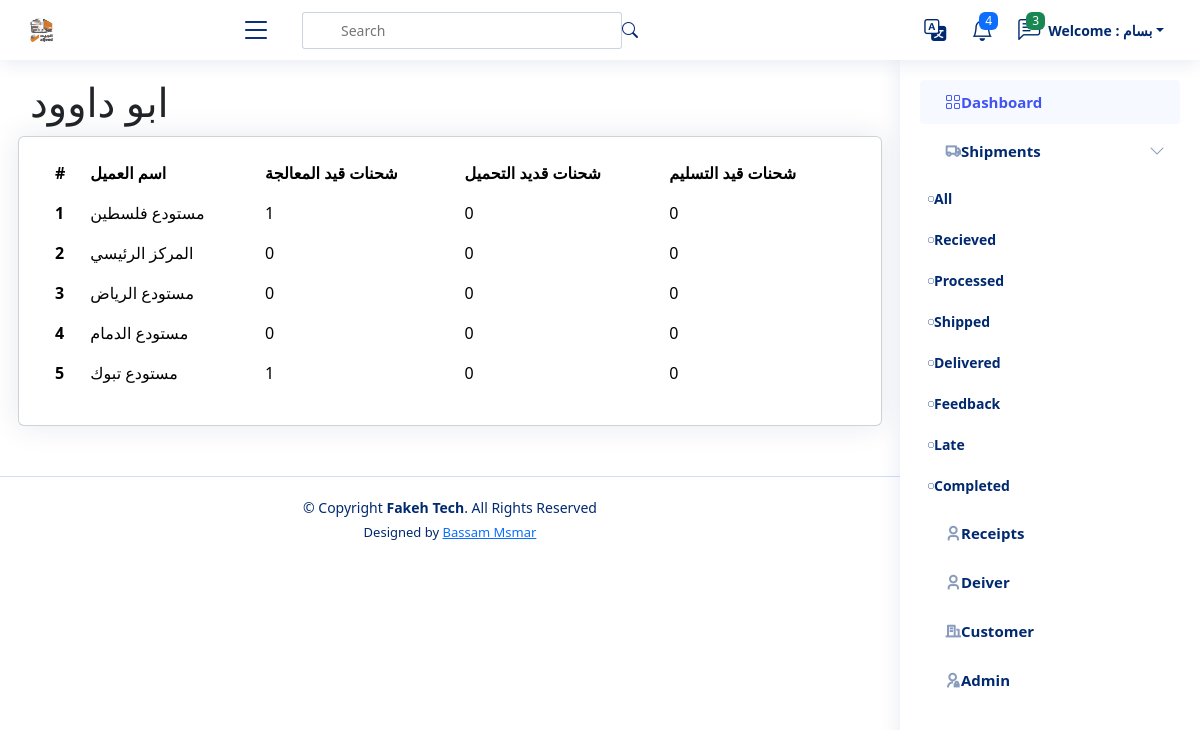
The app's page /customer/1/ (signed in) with its own data.
### settings/models.py (models this page shows, shortened)
class Company(models.Model):
    name = models.CharField(_("Company Name"), max_length=100)
    logo = models.ImageField(_("Company Logo"), upload_to='company')
    cover = models.ImageField(_("Company Cover"), upload_to='company', null=True, blank=True)
    subtitle = models.TextField(_("Subtitle"), max_length=500)
    facebool_link = models.URLField(_("Facebool_link"), max_length=200, null=True, blank=True)
    twitter_link = models.URLField(_("Twitter_link"), max_length=200, null=True, blank=True)
    youtube_link = models.URLField(_("Youtube_link"), max_length=200, null=True, blank=True)
    phone = models.IntegerField(_("Company Phone"), null=True, blank=True)
    email = models.EmailField(_("Company Email"), max_length=500, null=True, blank=True)
    address = models.TextField(_("Company Address"), max_length=500, null=True, blank=True)
    android_app = models.URLField(_("Android app"), max_length=200, null=True, blank=True)
    ios_app = models.URLField(_("ios app"), max_length=200, null=True, blank=True)
    call_us = models.IntegerField(_("call us"), null=True, blank=True)
    email_us = models.EmailField(_("email us"), max_length=100, null=True, blank=True)

### customers/models.py (models this page shows, shortened)
class Customers(models.Model):
    name = models.CharField(max_length=255)
    def __str__(self):
        return self.name

class Branch(models.Model):
    customers = models.ForeignKey(Customers, related_name='branch_customers', on_delete=models.CASCADE)
    name = models.CharField(_("Name"),max_length=255)
    city = models.CharField(_("City"),max_length=255)

### customers/views.py (the view)
# urls.py: path('<int:pk>/', CustomersDetail.as_view(), name='customer_detail'),
class CustomersDetail(DetailView):
    model = Customers

### templates/customers/customers_detail.html (shortened to what this page needs)
{% extends 'base.html' %}
{% load static %}
{% block body %}
<main id="main" class="main">
    <div class="col-lg-12">
        <div class="row">
                    <h1>{{object}}</h1>
                <div class="card recent-sales overflow-auto">
                    <div class="card-body">
                        <table class="table table-borderless datatable  table-hover">
                            <thead>
                                <tr>
                                    <th scope="col">#</th>
                                    <th scope="col">اسم العميل </th>
                                    <th scope="col"> شحنات قيد المعالجة</th>
                                    <th scope="col"> شحنات قديد التحميل </th>
                                    <th scope="col"> شحنات قيد التسليم </th>
                                </tr>
                            </thead>
                            <tbody>
                                {% for customer in object.branch_customers.all %}
                                <tr>
                                    <th scope="row">{{ forloop.counter }}</th>
                                    <td><a class="text-reset text-decoration-none" href="#">{{ customer.name }}</a></td>
                                    <td>{{ customer.shipments_company.all.count }}</td>
                                    <td>0</td>
                                    <td>0</td>
                                </tr>
                                {% endfor %}
                            </tbody>
                        </table>
                    </div>
                </div>
            </div>
        </div>
</main>
{% endblock %}

### templates/base.html (shortened to what this page needs)
{% load static %}
{% load i18n %}
{% get_current_language as LANGUAGE_CODE %}
<!DOCTYPE html>
<html lang="en"  {% if LANGUAGE_CODE == 'ar' %} dir="rtl" {% endif %} >
<head>
  <link rel="stylesheet" href="{% static 'style.css' %} ">
  {% if LANGUAGE_CODE == 'en' %}
    <link href="{% static 'en/vendor/bootstrap/css/bootstrap.min.css' %} " rel="stylesheet">
    <link href="{% static 'en/vendor/bootstrap-icons/bootstrap-icons.css' %} " rel="stylesheet">
    <link href="{% static 'en/vendor/boxicons/css/boxicons.min.css' %} " rel="stylesheet">
    <link href="{% static 'en/vendor/quill/quill.snow.css' %} " rel="stylesheet">
    <link href="{% static 'en/vendor/quill/quill.bubble.css' %} " rel="stylesheet">
    <link href="{% static 'en/vendor/remixicon/remixicon.css' %} " rel="stylesheet">
    <link href="{% static 'en/vendor/simple-datatables/style.css' %} " rel="stylesheet">
  {% endif %}
</head>
<body>
  {% if request.user.is_authenticated %}
  <header id="header" class="header fixed-top d-flex align-items-center">
    <div class="d-flex align-items-center justify-content-between">
      <a href="/" class="logo d-flex align-items-center">
        <img src="{{ company_data.logo.url }} " alt="ألجيد">
      </a>
      <i class="bi bi-list toggle-sidebar-btn"></i>
    </div>
    <div class="search-bar">
      <form class="search-form d-flex align-items-center" method="POST" action="#">
        <input type="text" name="query" placeholder="Search" title="Enter search keyword">
        <button type="submit" title="Search"><i class="bi bi-search"></i></button>
      </form>
    </div>
    <nav class="header-nav ms-auto">
      <ul class="d-flex align-items-center">
        <li class="nav-item dropdown">
          <a class="nav-link nav-icon" href="#" data-bs-toggle="dropdown">
            <i class="bi bi-translate"></i>
          </a>
                {% get_current_language as LANGUAGE_CODE %}
                {% get_available_languages as LANGUAGES %}
                {% get_language_info_list for LANGUAGES as languages %}
        </li>
        <li class="nav-item dropdown">
          <a class="nav-link nav-icon" href="#" data-bs-toggle="dropdown">
            <i class="bi bi-bell"></i>
            <span class="badge bg-primary badge-number">4</span>
          </a>
        </li>
        <li class="nav-item dropdown">
          <a class="nav-link nav-icon" href="#" data-bs-toggle="dropdown">
            <i class="bi bi-chat-left-text"></i>
            <span class="badge bg-success badge-number">3</span>
          </a>
        </li>
        {% if request.user.is_authenticated %}
        <li class="nav-item dropdown pe-3">
          <a class="nav-link nav-profile d-flex align-items-center pe-0" href="#" data-bs-toggle="dropdown">
            <span class="d-none d-md-block dropdown-toggle ps-2">{% translate "Welcome" %} : {{ request.user.first_name }}</span>
          </a>
        </li>
        {% else %}
        <button type="button" class="btn btn-primary mx-3"><a href="{% url 'login' %}" class="nav-link">Login</a></button>
        {% endif %}
      </ul>
    </nav>
  </header>
  <aside id="sidebar" class="sidebar">
    <ul class="sidebar-nav" id="sidebar-nav">
      <li class="nav-item">
        <a class="nav-link " href="/">
          <i class="bi bi-grid"></i>
          <span>{% translate "Dashboard" %}</span>
        </a>
      </li>
         <li class="nav-item">
        <a class="nav-link collapsed" data-bs-target="#forms-nav" data-bs-toggle="collapse" href="/shipment">
          <i class="ri-truck-line"></i><span>{% translate "Shipments" %}</span><i class="bi bi-chevron-down ms-auto"></i>
        </a>
        <ul id="forms-nav" class="nav-content" data-bs-parent="#sidebar-nav">
          <li>
            <a href="{% url 'shipment_list' status='All' %}">
              <i class="bi bi-circle"></i><span>{% translate "All" %}</span>
            </a>
          </li>
          <li>
            <a href="{% url 'shipment_list' status='Recieved' %}">
              <i class="bi bi-circle"></i><span>{% translate "Recieved" %}</span>
            </a>
          </li>
          <li>
            <a href="{% url 'shipment_list' status='Processed' %}">
              <i class="bi bi-circle"></i><span>{% translate "Processed" %}</span>
            </a>
          </li>
          <li>
            <a href="{% url 'shipment_list' status='Shipped' %}">
              <i class="bi bi-circle"></i><span>{% translate "Shipped" %}</span>
            </a>
          </li>
          <li>
            <a href="{% url 'shipment_list' status='Delivered' %}">
              <i class="bi bi-circle"></i><span>{% translate "Delivered" %} </span>
            </a>
          </li>
          <li>
            <a href="{% url 'shipment_list' status='Feedback' %}">
              <i class="bi bi-circle"></i><span>{% translate "Feedback" %}</span>
            </a>
          </li>
          <li>
            <a href="{% url 'shipment_list' status='Late' %}">
              <i class="bi bi-circle"></i><span>{% translate "Late" %}</span>
            </a>
          </li>
          <li>
            <a href="{% url 'shipment_list' status='Completed' %}">
              <i class="bi bi-circle"></i><span>{% translate "Completed" %}</span>
            </a>
          </li>
        </ul>
      </li>
      <li class="nav-item">
        <a class="nav-link collapsed" href="/receipt">
          <i class="ri-user-3-line"></i>
          <span>{% translate "Receipts" %}</span>
        </a>
      </li>
      <li class="nav-item">
        <a class="nav-link collapsed" href="/driver">
          <i class="ri-user-3-line"></i>
          <span>{% translate "Deiver" %}</span>
        </a>
      </li>
      {% if request.user.is_authenticated and request.user.is_superuser %}
      <li class="nav-item">
        <a class="nav-link collapsed" href="/customer">
          <i class="ri-building-line"></i>
          <span>{% translate "Customer" %}</span>
        </a>
      </li>
      <li class="nav-item">
        <a class="nav-link collapsed" href="/admin">
          <i class="ri-admin-line"></i>
          <span>{% translate "Admin" %}</span>
        </a>
      </li>
      {% endif %}
    </ul>
  </aside>
  {% endif %}
  {% block body %}
  {% endblock %}
  {% if request.user.is_authenticated %}
  <footer id="footer" class="footer">
    <div class="copyright">
      &copy; Copyright <strong><span>Fakeh Tech</span></strong>. All Rights Reserved
    </div>
    <div class="credits">
      Designed by <a href="">Bassam Msmar</a>
    </div>
  </footer>
  {% endif %}
</body>
</html>

### static/style.css (style rules this page uses)
:root { scroll-behavior: smooth; }
body { font-family: "Open Sans", sans-serif; background: #f6f9ff; color: #444444; }
a { color: #4154f1; text-decoration: none; }
h1, h2, h3, h4, h5, h6 { font-family: "Nunito", sans-serif; }
#main { margin-top: 60px; padding: 20px 30px; transition: all 0.3s; }
.card { margin-bottom: 30px; border: none; border-radius: 5px; box-shadow: 0px 0 30px rgba(1, 41, 112, 0.1); }
.card-body { padding: 0 20px 20px 20px; }
.logo { line-height: 1; }
@media (min-width: 1200px) { .logo { width: 280px; } }
.logo img { max-height: 26px; margin-left: 6px; }
.header { transition: all 0.5s; z-index: 997; height: 60px; box-shadow: 0px 2px 20px rgba(1, 41, 112, 0.1); background-color: #fff; padding-right: 20px; }
.header .toggle-sidebar-btn { font-size: 32px; padding-right: 10px; cursor: pointer; color: #012970; }
.header .search-bar { min-width: 360px; padding: 0 20px; }
.header .search-form { width: 100%; }
.header .search-form input { border: 0; font-size: 14px; color: #012970; border: 1px solid rgba(1, 41, 112, 0.2); padding: 7px 8px 7px 38px; border-radius: 3px; transition: 0.3s; width: 100%; }
.header .search-form button { border: 0; padding: 0; margin-right: -30px; background: none; }
.header .search-form button i { color: #012970; }
.header-nav ul { list-style: none; }
.header-nav > ul { margin: 0; padding: 0; }
.header-nav .nav-icon { font-size: 22px; color: #012970; margin-left: 25px; position: relative; }
.header-nav .nav-profile { color: #012970; }
.header-nav .nav-profile span { font-size: 14px; font-weight: 600; }
.header-nav .badge-number { position: absolute; inset: -2px -5px auto auto; font-weight: normal; font-size: 12px; padding: 3px 6px; }
.sidebar { position: fixed; top: 60px; right: 0; bottom: 0; width: 300px; z-index: 996; transition: all 0.3s; padding: 20px; overflow-y: auto; scrollbar-width: thin; scrollbar-color: #aab7cf transparent; box-shadow: 0px 0px 20px rgba(1, 41, 112, 0.1); background-color: #fff; }
@media (min-width: 1200px) { #main, #footer { margin-right: 300px; } }
.sidebar-nav { padding: 0; margin: 0; list-style: none; }
.sidebar-nav li { padding: 0; margin: 0; list-style: none; }
.sidebar-nav .nav-item { margin-bottom: 5px; }
.sidebar-nav .nav-link { display: flex; align-items: center; font-size: 15px; font-weight: 600; color: #4154f1; transition: 0.3; background: #f6f9ff; padding: 10px 15px; border-radius: 4px; }
.sidebar-nav .nav-link i { font-size: 16px; margin-left: 10px; color: #4154f1; }
.sidebar-nav .nav-link.collapsed { color: #012970; background: #fff; }
.sidebar-nav .nav-link.collapsed i { color: #899bbd; }
.sidebar-nav .nav-link .bi-chevron-down { margin-left: 0; transition: transform 0.2s ease-in-out; }
.sidebar-nav .nav-content { padding: 5px 0 0 0; margin: 0; list-style: none; }
.sidebar-nav .nav-content a { display: flex; align-items: center; font-size: 14px; font-weight: 600; color: #012970; transition: 0.3; padding: 10px 40px 10px 0; transition: 0.3s; text-decoration-line: none; }
.sidebar-nav .nav-content a i { font-size: 6px; margin-left: 8px; line-height: 0; border-radius: 50%; text-decoration-line: none; }
.footer { padding: 20px 0; font-size: 14px; transition: all 0.3s; border-top: 1px solid #cddfff; }
.footer .copyright { text-align: center; color: #012970; }
.footer .credits { padding-top: 5px; text-align: center; font-size: 13px; color: #012970; }
.logo { max-width: 200px; margin: 20px; float: left; display: block; }

### records on screen
Company: logo (picture)
Customers: name "ابو داوود"
Branch: name "مستودع فلسطين", shipments_company.all.count "1"
Branch: name "المركز الرئيسي", shipments_company.all.count "0"
Branch: name "مستودع الرياض", shipments_company.all.count "0"
Branch: name "مستودع الدمام", shipments_company.all.count "0"
Branch: name "مستودع تبوك", shipments_company.all.count "1"

### other values on screen
{{ request.user.first_name }} "بسام"
